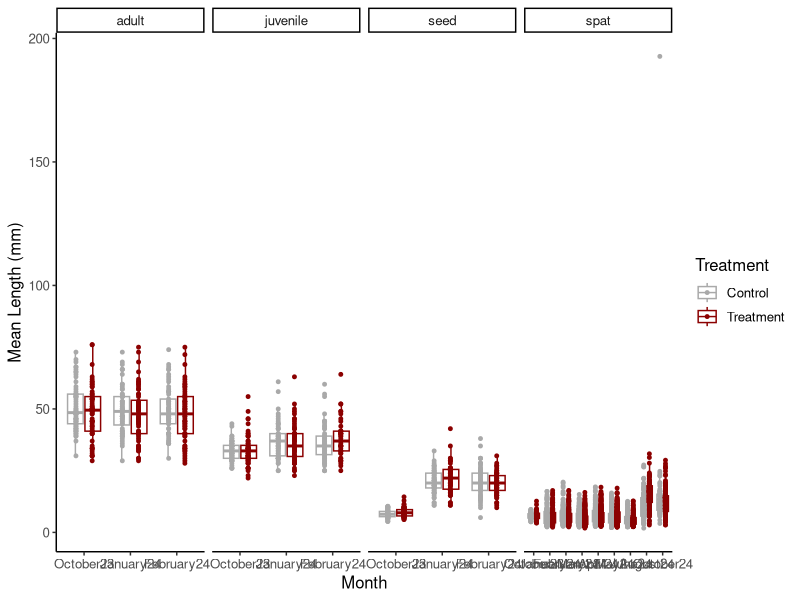
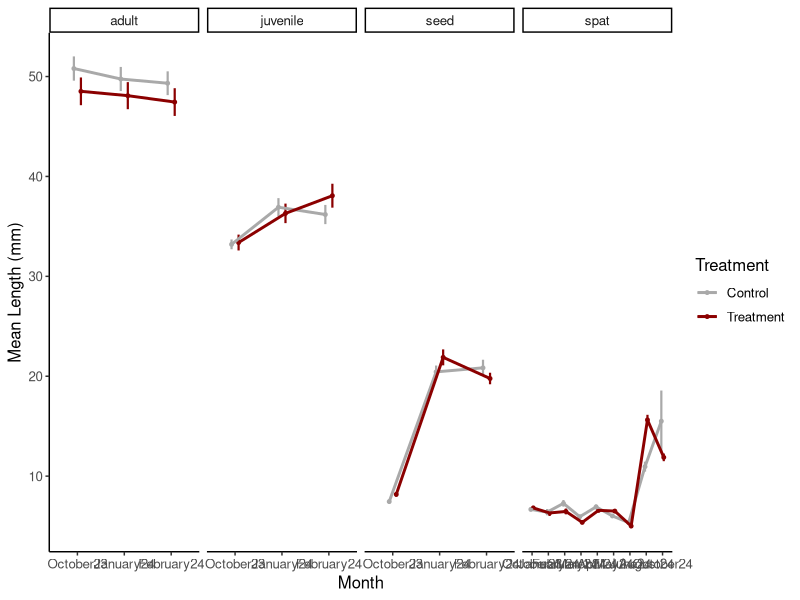
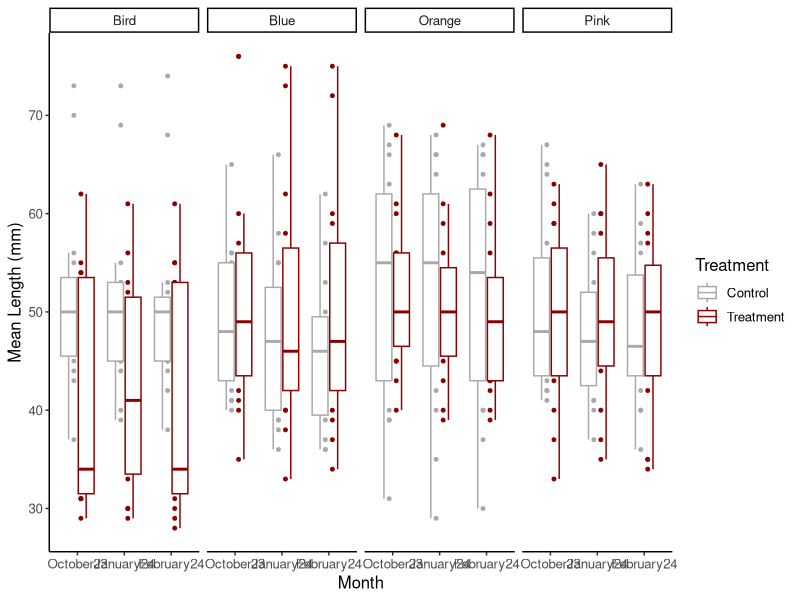
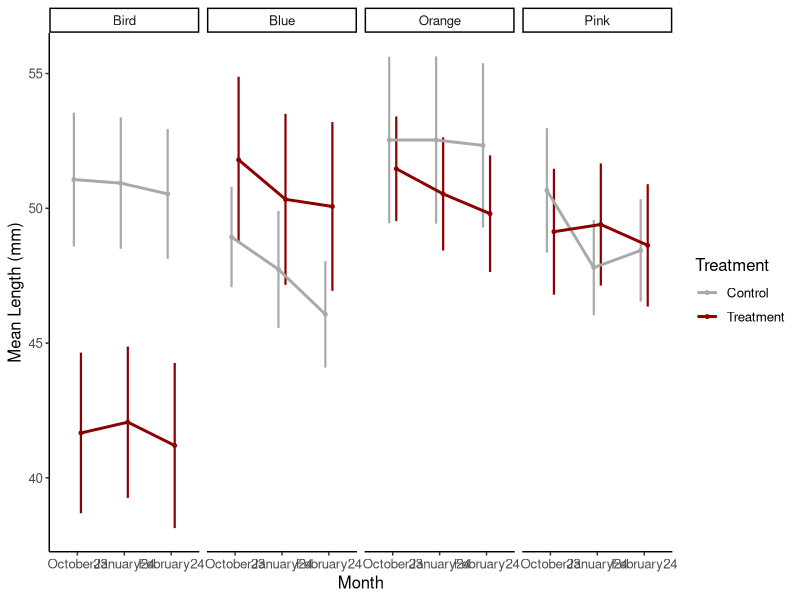
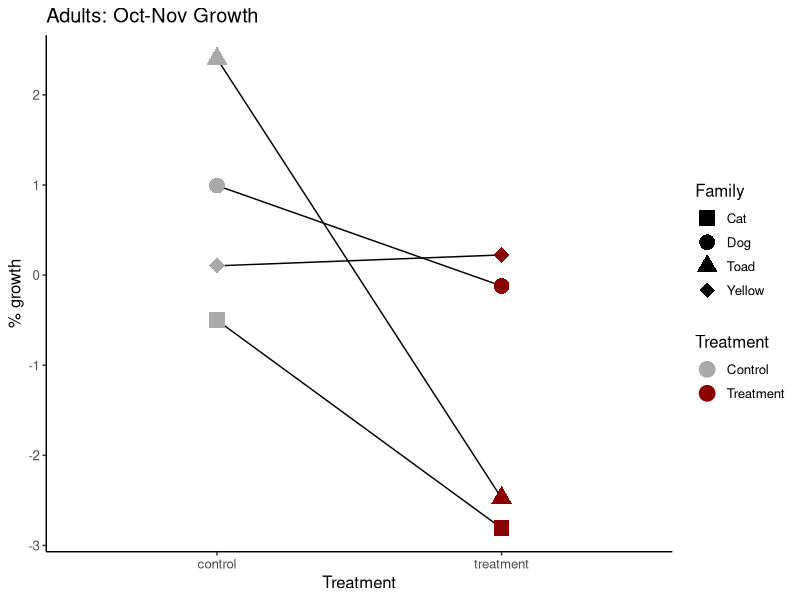
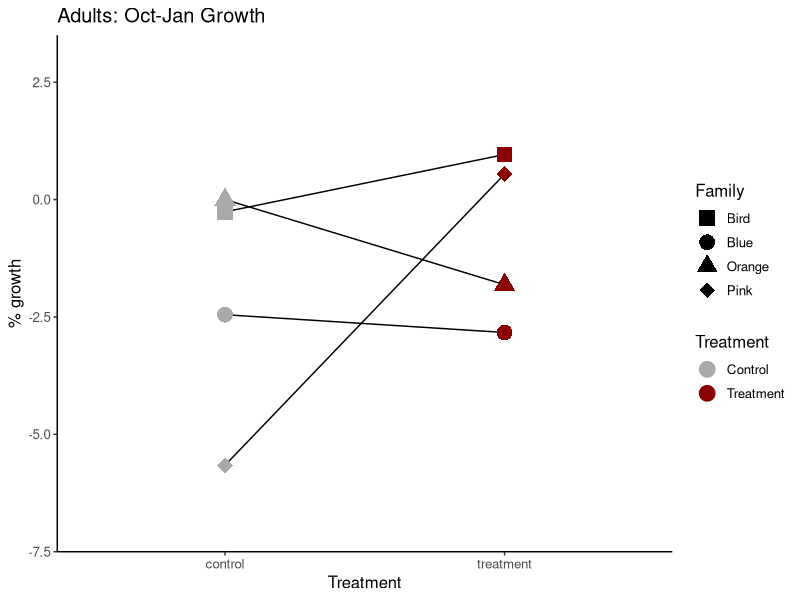
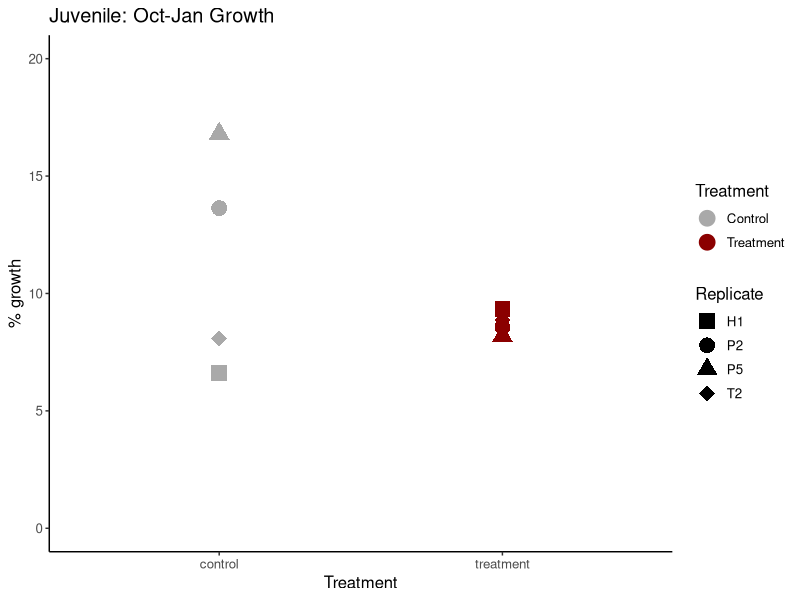
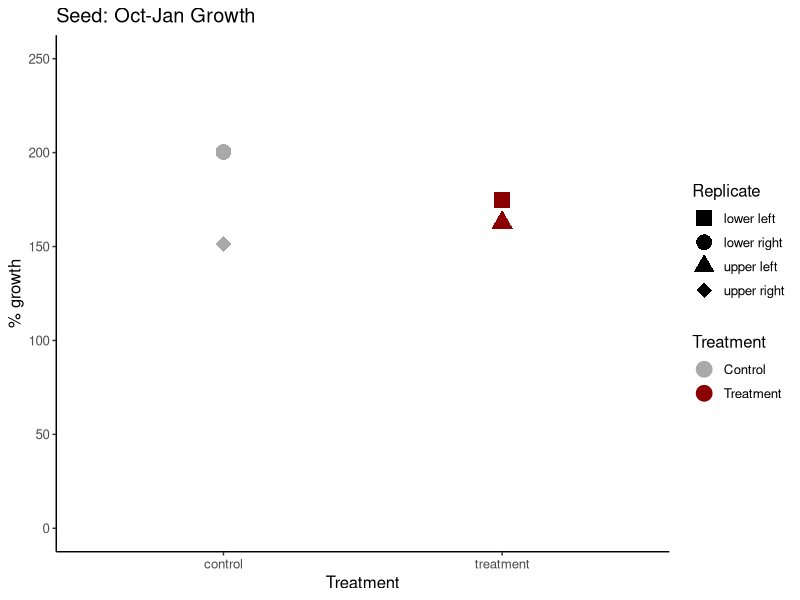

Generate these figures, in order, with R: (Note: this script raises an error after producing the figures.)
## ---- chunk 1
knitr::opts_chunk$set(echo = TRUE, warning = FALSE, message = FALSE)
## ---- chunk 2
library(tidyverse)
library(ggplot2)
## ---- chunk 3
growth<-read_csv("lifestage_carryover/data/size/gigas-lengths-lco.csv")

growth<-growth%>%
  select(tag, `life-stage`, `init-treat`, month, length.mm)%>%
  rename(lifestage=`life-stage`, treatment=`init-treat`)

growth$month<-factor(growth$month, levels=c("October23", "November23", "January24", "February24", "March24", "April24", "May24", "June24", "August24", "October24"))
## ---- chunk 4
plot<-growth%>%
  filter(!tag=="Cat")%>%
  filter(!tag=="Dog")%>%
  filter(!tag=="Yellow")%>%
  filter(!tag=="Toad")%>%
  
  ggplot(aes(color=treatment, x=month, y=length.mm))+
  geom_boxplot(fill=NA, outlier.shape=NA)+
  geom_point(position=position_dodge(0.7), size=1)+
  facet_grid(~lifestage, scales="free_x")+
  ylab("Mean Length (mm)")+
  xlab("Month")+
  scale_color_manual(values=c("darkgray", "darkred"), name="Treatment", labels=c("Control", "Treatment"))+
  theme_classic()+
  theme(
    text=element_text(size=12, color="black")
  );plot

ggsave(plot=plot, "lifestage_carryover/output/size/mean_lengths_box.png", width=7, height=4)
## ---- chunk 5
plot2<-growth%>%
  filter(!tag=="Cat")%>%
  filter(!tag=="Dog")%>%
  filter(!tag=="Yellow")%>%
  filter(!tag=="Toad")%>%
  
  group_by(treatment, month, lifestage)%>%
  summarise(mean=mean(length.mm, na.rm=TRUE), se=sd(length.mm, na.rm=TRUE)/sqrt(length(length.mm)))%>%
  
  ggplot(aes(color=treatment, x=month, y=mean))+
  geom_point(aes(group=interaction(treatment, lifestage)), position=position_dodge(0.3), size=1)+
  geom_errorbar(aes(ymin=mean-se, ymax=mean+se), width=0, position=position_dodge(0.3), linewidth=0.75)+
  geom_line(aes(group=treatment), position=position_dodge(0.3), linewidth=1)+
  facet_grid(~lifestage, scales="free_x")+
  ylab("Mean Length (mm)")+
  xlab("Month")+
  scale_color_manual(values=c("darkgray", "darkred"), name="Treatment", labels=c("Control", "Treatment"))+
  theme_classic()+
  theme(
    text=element_text(size=12, color="black")
  );plot2

ggsave(plot=plot2, "lifestage_carryover/output/size/mean_lengths.png", width=7, height=4)
## ---- chunk 6
model<-aov(length.mm~lifestage*month*treatment, data=growth)
summary(model)
## ---- chunk 7
library(emmeans)
emm<-emmeans(model, ~ treatment | month | lifestage)
pairs(emm)
## ---- chunk 8
model<-growth%>%
  filter(lifestage=="spat")%>%
  
  aov(length.mm~month*treatment, data=.)

summary(model)
## ---- chunk 9
emm<-emmeans(model, ~ treatment | month)
pairs(emm)
## ---- chunk 10
plot2a<-growth%>%
  filter(tag %in% c("Blue", "Pink", "Bird", "Orange"))%>%
  
  group_by(treatment, month, tag)%>%
  
  ggplot(aes(color=treatment, x=month, y=length.mm))+
  geom_point(aes(group=interaction(treatment, tag)), position=position_dodge(0.3), size=1)+
  geom_boxplot(outlier.shape=NA)+
  facet_grid(~tag)+
  ylab("Mean Length (mm)")+
  xlab("Month")+
  scale_color_manual(values=c("darkgray", "darkred"), name="Treatment", labels=c("Control", "Treatment"))+
  theme_classic()+
  theme(
    text=element_text(size=12, color="black")
  );plot2a

ggsave(plot=plot2a, "lifestage_carryover/output/size/boxplot_lengths_adults.png", width=7, height=4)
## ---- chunk 11
plot2b<-growth%>%
  filter(tag %in% c("Blue", "Pink", "Bird", "Orange"))%>%
  
  group_by(treatment, month, tag)%>%
  summarise(mean=mean(length.mm, na.rm=TRUE), se=sd(length.mm, na.rm=TRUE)/sqrt(length(length.mm)))%>%
  
  ggplot(aes(color=treatment, x=month, y=mean))+
  geom_point(aes(group=interaction(treatment, tag)), position=position_dodge(0.3), size=1)+
  geom_errorbar(aes(ymin=mean-se, ymax=mean+se), width=0, position=position_dodge(0.3), linewidth=0.75)+
  geom_line(aes(group=treatment), position=position_dodge(0.3), linewidth=1)+
  facet_grid(~tag)+
  ylab("Mean Length (mm)")+
  xlab("Month")+
  scale_color_manual(values=c("darkgray", "darkred"), name="Treatment", labels=c("Control", "Treatment"))+
  theme_classic()+
  theme(
    text=element_text(size=12, color="black")
  );plot2b

ggsave(plot=plot2b, "lifestage_carryover/output/size/mean_lengths_adults.png", width=7, height=4)
## ---- chunk 12
replicates<-growth%>%
  group_by(treatment, month, lifestage, tag)%>%
  summarise(mean=mean(length.mm, na.rm=TRUE))%>%
  pivot_wider(names_from=month, values_from=mean)%>%
  mutate(perc_growth_Nov=((November23-October23)/October23)*100)%>%
  mutate(perc_growth_Jan=((January24-October23)/October23)*100)%>%
  mutate(perc_growth_Feb=((February24-October23)/October23)*100)%>%
  mutate(perc_growth_April=((April24-October23)/October23)*100)%>%
  mutate(perc_growth_May=((May24-October23)/October23)*100)
## ---- chunk 13
plot3<-replicates%>%
  select(treatment, lifestage, tag, perc_growth_Nov)%>%
  drop_na()%>%
  droplevels()%>%
  
  ggplot(aes(color=treatment, x=treatment, y=perc_growth_Nov, shape=tag))+
  geom_line(aes(group=tag), color="black")+
  geom_point(aes(group=interaction(treatment, lifestage)), position=position_dodge(0.3), size=5)+
  ylab("% growth")+
  xlab("Treatment")+
  scale_color_manual(values=c("darkgray", "darkred"), name="Treatment", labels=c("Control", "Treatment"))+
  scale_shape_manual(name="Family", values=c(15, 16, 17, 18))+
  ggtitle("Adults: Oct-Nov Growth")+
  theme_classic()+
  theme(
    text=element_text(size=12, color="black")
  );plot3

ggsave(plot=plot3, "lifestage_carryover/output/size/adults_Nov_percent_growth.png", width=4, height=4)
## ---- chunk 14
model<-replicates%>%
  select(treatment, lifestage, tag, perc_growth_Nov)%>%
  drop_na()%>%
  droplevels()%>%
  
  aov(perc_growth_Nov~treatment, data=.)

summary(model)
## ---- chunk 15
plot4<-replicates%>%
  select(treatment, lifestage, tag, perc_growth_Jan)%>%
  filter(lifestage=="adult")%>%
  drop_na()%>%
  droplevels()%>%
  
  ggplot(aes(color=treatment, x=treatment, y=perc_growth_Jan, shape=tag))+
  geom_line(aes(group=tag), color="black")+
  geom_point(aes(group=interaction(treatment, lifestage)), position=position_dodge(0.3), size=5)+
  ylab("% growth")+
  xlab("Treatment")+
  scale_color_manual(values=c("darkgray", "darkred"), name="Treatment", labels=c("Control", "Treatment"))+
  ylim(-7, 3)+
  scale_shape_manual(name="Family", values=c(15, 16, 17, 18))+
  ggtitle("Adults: Oct-Jan Growth")+
  theme_classic()+
  theme(
    text=element_text(size=12, color="black")
  );plot4

ggsave(plot=plot4, "lifestage_carryover/output/size/adults_Jan_percent_growth.png", width=4, height=4)
## ---- chunk 16
plot5<-replicates%>%
  select(treatment, lifestage, tag, perc_growth_Jan)%>%
  filter(lifestage=="juvenile")%>%
  drop_na()%>%
  droplevels()%>%
  
  ggplot(aes(color=treatment, x=treatment, y=perc_growth_Jan, shape=tag))+
  geom_point(aes(group=interaction(treatment, lifestage)), position=position_dodge(0.3), size=5)+
  ylab("% growth")+
  xlab("Treatment")+
  scale_color_manual(values=c("darkgray", "darkred"), name="Treatment", labels=c("Control", "Treatment"))+
  scale_shape_manual(name="Replicate", values=c(15, 16, 17, 18))+
  ggtitle("Juvenile: Oct-Jan Growth")+
  theme_classic()+
  ylim(0,20)+
  theme(
    text=element_text(size=12, color="black")
  );plot5

ggsave(plot=plot5, "lifestage_carryover/output/size/juvenile_Jan_percent_growth.png", width=4, height=4)
## ---- chunk 17
plot6<-replicates%>%
  select(treatment, lifestage, tag, perc_growth_Jan)%>%
  filter(lifestage=="seed")%>%
  drop_na()%>%
  droplevels()%>%
  
  ggplot(aes(color=treatment, x=treatment, y=perc_growth_Jan, shape=tag))+
  #geom_line(aes(group=tag), color="black")+
  geom_point(aes(group=interaction(treatment, lifestage)), position=position_dodge(0.3), size=5)+
  ylab("% growth")+
  xlab("Treatment")+
  scale_color_manual(values=c("darkgray", "darkred"), name="Treatment", labels=c("Control", "Treatment"))+
  scale_shape_manual(name="Replicate", values=c(15, 16, 17, 18))+
  ggtitle("Seed: Oct-Jan Growth")+
  theme_classic()+
  ylim(0,250)+
  theme(
    text=element_text(size=12, color="black")
  );plot6

ggsave(plot=plot6, "lifestage_carryover/output/size/seed_Jan_percent_growth.png", width=4, height=4)
## ---- chunk 18
plot7<-replicates%>%
  select(treatment, lifestage, tag, perc_growth_Jan)%>%
  filter(lifestage=="spat")%>%
  drop_na()%>%
  droplevels()%>%
  
  ggplot(aes(color=treatment, x=treatment, y=perc_growth_Jan, shape=tag))+
  #geom_line(aes(group=tag), color="black")+
  geom_point(aes(group=interaction(treatment, lifestage)), position=position_dodge(0.3), size=5)+
  ylab("% growth")+
  xlab("Treatment")+
  scale_color_manual(values=c("darkgray", "darkred"), name="Treatment", labels=c("Control", "Treatment"))+
  scale_shape_manual(name="Replicate", values=c(15, 16, 17, 18))+
  ggtitle("Spat: Oct-Jan Growth")+
  theme_classic()+
  ylim(-10,1)+
  theme(
    text=element_text(size=12, color="black")
  );plot7

ggsave(plot=plot7, "lifestage_carryover/output/size/spat_Jan_percent_growth.png", width=4, height=4)
## ---- chunk 19
plot8<-replicates%>%
  select(treatment, lifestage, tag, perc_growth_Feb)%>%
  filter(lifestage=="adult")%>%
  drop_na()%>%
  droplevels()%>%
  
  ggplot(aes(color=treatment, x=treatment, y=perc_growth_Feb, shape=tag))+
  geom_line(aes(group=tag), color="black")+
  geom_point(aes(group=interaction(treatment, lifestage)), position=position_dodge(0.3), size=5)+
  ylab("% growth")+
  xlab("Treatment")+
  scale_color_manual(values=c("darkgray", "darkred"), name="Treatment", labels=c("Control", "Treatment"))+
  ylim(-7, 3)+
  scale_shape_manual(name="Family", values=c(15, 16, 17, 18))+
  ggtitle("Adults: Oct-Feb Growth")+
  theme_classic()+
  theme(
    text=element_text(size=12, color="black")
  );plot8

ggsave(plot=plot8, "lifestage_carryover/output/size/adults_Feb_percent_growth.png", width=4, height=4)
## ---- chunk 20
plot9<-replicates%>%
  select(treatment, lifestage, tag, perc_growth_Feb)%>%
  filter(lifestage=="juvenile")%>%
  drop_na()%>%
  droplevels()%>%
  
  ggplot(aes(color=treatment, x=treatment, y=perc_growth_Feb, shape=tag))+
  geom_point(aes(group=interaction(treatment, lifestage)), position=position_dodge(0.3), size=5)+
  ylab("% growth")+
  xlab("Treatment")+
  scale_color_manual(values=c("darkgray", "darkred"), name="Treatment", labels=c("Control", "Treatment"))+
  scale_shape_manual(name="Replicate", values=c(15, 16, 17, 18))+
  ggtitle("Juvenile: Oct-Feb Growth")+
  theme_classic()+
  #ylim(0,20)+
  theme(
    text=element_text(size=12, color="black")
  );plot9

ggsave(plot=plot9, "lifestage_carryover/output/size/juvenile_Feb_percent_growth.png", width=4, height=4)
## ---- chunk 21
plot10<-replicates%>%
  select(treatment, lifestage, tag, perc_growth_Feb)%>%
  filter(lifestage=="seed")%>%
  drop_na()%>%
  droplevels()%>%
  
  ggplot(aes(color=treatment, x=treatment, y=perc_growth_Feb, shape=tag))+
  #geom_line(aes(group=tag), color="black")+
  geom_point(aes(group=interaction(treatment, lifestage)), position=position_dodge(0.3), size=5)+
  ylab("% growth")+
  xlab("Treatment")+
  scale_color_manual(values=c("darkgray", "darkred"), name="Treatment", labels=c("Control", "Treatment"))+
  scale_shape_manual(name="Replicate", values=c(15, 16, 17, 18))+
  ggtitle("Seed: Oct-Feb Growth")+
  theme_classic()+
  ylim(0,250)+
  theme(
    text=element_text(size=12, color="black")
  );plot10

ggsave(plot=plot10, "lifestage_carryover/output/size/seed_Feb_percent_growth.png", width=4, height=4)
## ---- chunk 22
plot11<-replicates%>%
  select(treatment, lifestage, tag, perc_growth_Feb)%>%
  filter(lifestage=="spat")%>%
  drop_na()%>%
  droplevels()%>%
  
  ggplot(aes(color=treatment, x=treatment, y=perc_growth_Feb, shape=tag))+
  #geom_line(aes(group=tag), color="black")+
  geom_point(aes(group=interaction(treatment, lifestage)), position=position_dodge(0.3), size=5)+
  ylab("% growth")+
  xlab("Treatment")+
  scale_color_manual(values=c("darkgray", "darkred"), name="Treatment", labels=c("Control", "Treatment"))+
  scale_shape_manual(name="Replicate", values=c(15, 16, 17, 18))+
  ggtitle("Spat: Oct-Feb Growth")+
  theme_classic()+
  ylim(-10,15)+
  theme(
    text=element_text(size=12, color="black")
  );plot11

ggsave(plot=plot11, "lifestage_carryover/output/size/spat_Feb_percent_growth.png", width=4, height=4)
## ---- chunk 23
plot11b<-replicates%>%
  select(treatment, lifestage, tag, perc_growth_April)%>%
  filter(lifestage=="spat")%>%
  drop_na()%>%
  droplevels()%>%
  
  ggplot(aes(color=treatment, x=treatment, y=perc_growth_April, shape=tag))+
  #geom_line(aes(group=tag), color="black")+
  geom_point(aes(group=interaction(treatment, lifestage)), position=position_dodge(0.3), size=5)+
  ylab("% growth")+
  xlab("Treatment")+
  scale_color_manual(values=c("darkgray", "darkred"), name="Treatment", labels=c("Control", "Treatment"))+
  scale_shape_manual(name="Replicate", values=c(15, 16, 17, 18))+
  ggtitle("Spat: Oct-April Growth")+
  theme_classic()+
  ylim(-10,15)+
  theme(
    text=element_text(size=12, color="black")
  );plot11b

ggsave(plot=plot11b, "lifestage_carryover/output/size/spat_April_percent_growth.png", width=4, height=4)
## ---- chunk 24
plot11c<-replicates%>%
  select(treatment, lifestage, tag, perc_growth_May)%>%
  filter(lifestage=="spat")%>%
  drop_na()%>%
  droplevels()%>%
  
  ggplot(aes(color=treatment, x=treatment, y=perc_growth_May, shape=tag))+
  #geom_line(aes(group=tag), color="black")+
  geom_point(aes(group=interaction(treatment, lifestage)), position=position_dodge(0.3), size=5)+
  ylab("% growth")+
  xlab("Treatment")+
  scale_color_manual(values=c("darkgray", "darkred"), name="Treatment", labels=c("Control", "Treatment"))+
  scale_shape_manual(name="Replicate", values=c(15, 16, 17, 18))+
  ggtitle("Spat: Oct-May Growth")+
  theme_classic()+
  ylim(-10,15)+
  theme(
    text=element_text(size=12, color="black")
  );plot11c

ggsave(plot=plot11c, "lifestage_carryover/output/size/spat_May_percent_growth.png", width=4, height=4)
## ---- chunk 25
model<-replicates%>%
  select(treatment, lifestage, tag, perc_growth_Jan)%>%
  drop_na()%>%
  droplevels()%>%
  
  aov(perc_growth_Jan~treatment*lifestage, data=.)

summary(model)
## ---- chunk 26
model<-replicates%>%
  select(treatment, lifestage, tag, perc_growth_Feb)%>%
  drop_na()%>%
  droplevels()%>%
  
  aov(perc_growth_Feb~treatment*lifestage, data=.)

summary(model)
## ---- chunk 27
replicates<-replicates%>%
  mutate(perc_growth_day=perc_growth_Feb/90)
## ---- chunk 28
plot12<-replicates%>%
  select(treatment, lifestage, tag, perc_growth_day)%>%
  #filter(treatment=="control")%>%
  drop_na()%>%
  droplevels()%>%
  
  ggplot(aes(x=lifestage, y=perc_growth_day))+
  geom_point()+
  geom_boxplot(fill=NA)+
  ylab("% Winter Growth per Day")+
  xlab("Life Stage \nLength")+
  scale_x_discrete(limits=c("spat", "seed", "juvenile", "adult"), labels=c("Spat \n<15mm", "Seed \n15-25mm", "Juvenile \n25-40mm", "Adult \n>40mm"))+
  theme_classic()+
  theme(
    text=element_text(size=12, color="black"), 
    axis.text=element_text(size=12, color="black"), 
    axis.title=element_text(size=14, color="black", face="bold")
  );plot12

ggsave(plot=plot12, "lifestage_carryover/output/size/lifestage_growth.png", width=5, height=5)
## ---- chunk 29
avg_size<-replicates%>%
  select(lifestage, Feb)%>%
  group_by(lifestage)%>%
  summarise(mean=mean(Feb, na.rm=TRUE));avg_size
## ---- chunk 30
avg_size<-replicates%>%
  select(lifestage, tag, Feb)%>%
  filter(lifestage=="adult")%>%
  group_by(tag)%>%
  summarise(mean=mean(Feb, na.rm=TRUE));avg_size
## ---- chunk 31
plot<-growth%>%
  filter(lifestage=="spat")%>%
  
  ggplot(aes(color=treatment, x=month, y=length.mm))+
  geom_boxplot(fill=NA, outlier.shape=NA)+
  geom_point(size=1, position=position_jitterdodge(0.1))+
  facet_grid(~lifestage, scales="free_x")+
  ylab("Mean Length (mm)")+
  xlab("Month")+
  scale_color_manual(values=c("darkgray", "darkred"), name="Treatment", labels=c("Control", "Treatment"))+
  theme_classic()+
  ylim(0,50)+
  theme(
    text=element_text(size=12, color="black")
  );plot

ggsave(plot=plot, "lifestage_carryover/output/size/spat_lengths_box.png", width=7, height=4)
## ---- chunk 32
individuals<-read_csv("lifestage_carryover/data/size/gigas-lengths-individuals.csv")

individuals<-individuals%>%
  select(!Notes)

individuals$unique_id<-paste0(individuals$bag, "-", individuals$oyster)
## ---- chunk 33
individuals_wide<-individuals%>%
  mutate(perc_growth_Aug=((August-May)/August)*100)

individuals_long<-individuals%>%
  pivot_longer(names_to="month", values_to="length.mm", cols=c(March:October))

individuals_long$month<-factor(individuals_long$month, levels=c("March", "April", "May", "June", "August", "October"))
## ---- chunk 34
plot_ind<-individuals_long%>%
  filter(!month=="March")%>%
  
  ggplot(aes(color=`init-treat`, x=month, y=length.mm))+
  geom_point(size=1, alpha=0.2)+
  geom_line(aes(group=unique_id), alpha=0.2)+
  geom_smooth(aes(group=`init-treat`), se=FALSE, method="lm")+
  facet_grid(~`life-stage`)+
  ylab("Length (mm)")+
  xlab("Month")+
  scale_color_manual(values=c("black", "darkred"), name="Treatment", labels=c("Control", "Treatment"))+
  theme_classic()+
  theme(
    text=element_text(size=12, color="black")
  );plot_ind

ggsave(plot=plot_ind, "lifestage_carryover/output/size/individual_length_time.png", width=7, height=4)
## ---- chunk 35
plot_ind1<-individuals_wide%>%
  filter(`life-stage`=="adult")%>%
  
  ggplot(aes(color=`init-treat`, x=tag, y=perc_growth_May))+
  geom_boxplot(fill=NA, outlier.shape=NA)+
  geom_point(position=position_dodge(0.7), size=1)+
  ylab("Growth (%)")+
  xlab("Family")+
  scale_color_manual(values=c("darkgray", "darkred"), name="Treatment", labels=c("Control", "Treatment"))+
  theme_classic()+
  theme(
    text=element_text(size=12, color="black")
  );plot_ind1

ggsave(plot=plot_ind1, "lifestage_carryover/output/size/individual_growth_adults.png", width=7, height=4)
## ---- chunk 36
plot_ind2<-individuals_wide%>%
  filter(`life-stage`=="seed")%>%
  
  ggplot(aes(color=`init-treat`, x=`init-treat`, y=perc_growth_May))+
  geom_boxplot(fill=NA, outlier.shape=NA)+
  geom_point(position=position_dodge(0.7), size=1)+
  ylab("Growth (%)")+
  xlab("Treatment")+
  ylim(-40,10)+
  scale_color_manual(values=c("darkgray", "darkred"), name="Treatment", labels=c("Control", "Treatment"))+
  theme_classic()+
  theme(
    text=element_text(size=12, color="black")
  );plot_ind2

ggsave(plot=plot_ind2, "lifestage_carryover/output/size/individual_growth_seed.png", width=7, height=4)
## ---- chunk 37
model<-individuals_wide%>%
  filter(`life-stage`=="adult")%>%
  
  aov(perc_growth_May ~ `init-treat`, data=.)

summary(model)
## ---- chunk 38
model<-individuals_wide%>%
  filter(`life-stage`=="seed")%>%
  
  aov(perc_growth_May ~ `init-treat`, data=.)

summary(model)
